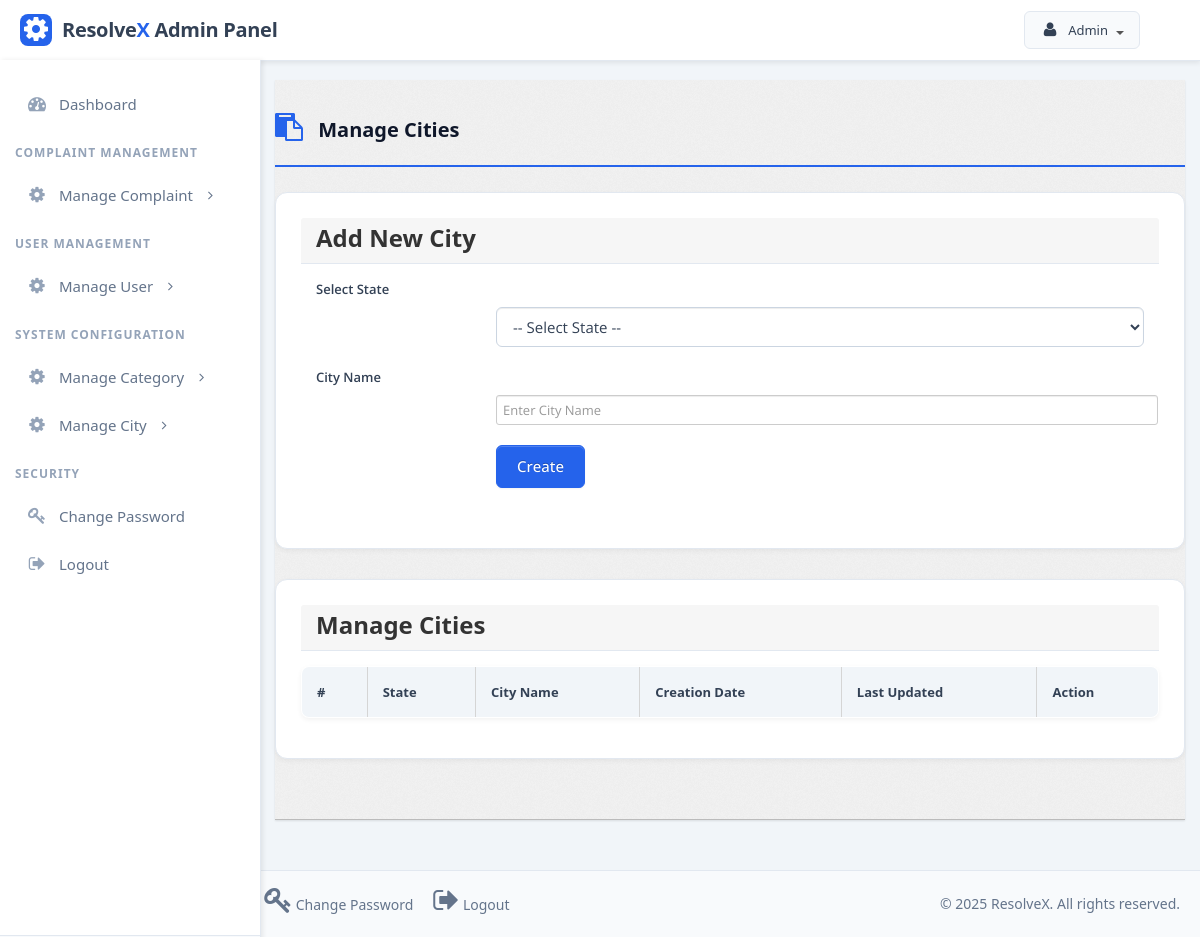
Before: /admin/city.php (signed in) with the older database file.
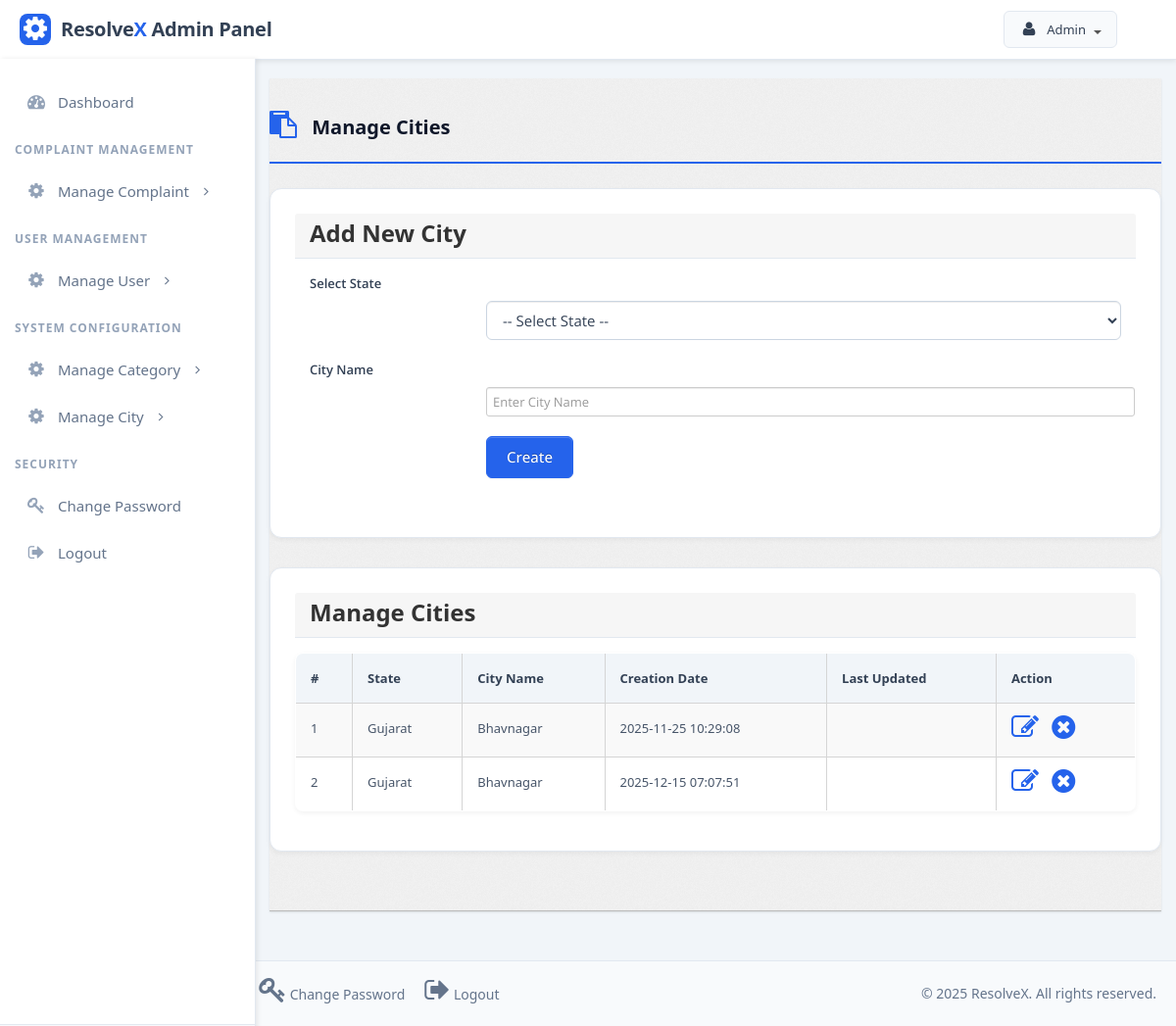
After: the same page with the newer database file.
### tables this page shows
CREATE TABLE `city` (
  `id` int(11) NOT NULL,
  `state_id` int(11) NOT NULL,
  `cityName` varchar(255) NOT NULL,
  `postingDate` timestamp NOT NULL DEFAULT current_timestamp(),
  `updationDate` varchar(255) DEFAULT NULL
);

CREATE TABLE `state` (
  `id` int(11) NOT NULL,
  `stateName` varchar(255) NOT NULL,
  `stateDescription` tinytext NOT NULL,
  `postingDate` timestamp NOT NULL DEFAULT current_timestamp(),
  `updationDate` varchar(255) NOT NULL
);

### admin/city.php (the view, shortened to what the changed rows need)
<?php
include('../config/config.php');
if (strlen($_SESSION['alogin']) == 0) {
    header('location:index.php');
} else {
    ?>
    <!DOCTYPE html>
    <html lang="en">
    <head>
        <link type="text/css" href="bootstrap/css/bootstrap.min.css" rel="stylesheet">
        <link type="text/css" href="bootstrap/css/bootstrap-responsive.min.css" rel="stylesheet">
        <link type="text/css" href="../assets/css/theme.css" rel="stylesheet">
        <link type="text/css" href="../assets/icons/css/font-awesome.css" rel="stylesheet">
    </head>
    <body>
        <section id="container">
            <section id="main-content">
                <section class="wrapper">
                    <div class="module">
                        <div class="module-body table">
                            <table cellpadding="0" cellspacing="0" border="0"
                                class="datatable-1 table table-bordered table-striped display" width="100%">
                                <thead>
                                    <tr>
                                        <th>#</th>
                                        <th>State</th>
                                        <th>City Name</th>
                                        <th>Creation Date</th>
                                        <th>Last Updated</th>
                                        <th>Action</th>
                                    </tr>
                                </thead>
                                <tbody>
                                    <?php
                                    $query = mysqli_query($bd, "select c.*, s.stateName from city c LEFT JOIN state s ON c.state_id = s.id");
                                    $cnt = 1;
                                    while ($row = mysqli_fetch_array($query)) {
                                        ?>
                                        <tr>
                                            <td><?php echo htmlentities($cnt); ?></td>
                                            <td><?php echo htmlentities($row['stateName']); ?></td>
                                            <td><?php echo htmlentities($row['cityName']); ?></td>
                                            <td><?php echo htmlentities($row['postingDate']); ?></td>
                                            <td><?php echo htmlentities($row['updationDate']); ?></td>
                                            <td class="action-icons">
                                                <a href="edit-city.php?id=<?php echo $row['id'] ?>" title="Edit"><i
                                                        class="icon-edit"></i></a>
                                                <a href="city.php?id=<?php echo $row['id'] ?>&del=delete"
                                                    onClick="return confirm('Are you sure you want to delete?')"
                                                    title="Delete"><i class="icon-remove-sign"></i></a>
                                            </td>
                                        </tr>
                                        <?php $cnt = $cnt + 1;
                                    } ?>
                                </tbody>
                            </table>
                        </div>
                    </div>
                </section>
            </section>
        </section>
    </body>
<?php } ?>

Changed rows visible on the page:
added city: state.stateName "Gujarat", cityName "Bhavnagar", postingDate "2025-11-25 10:29:08"
added city: state.stateName "Gujarat", cityName "Bhavnagar", postingDate "2025-12-15 07:07:51"
